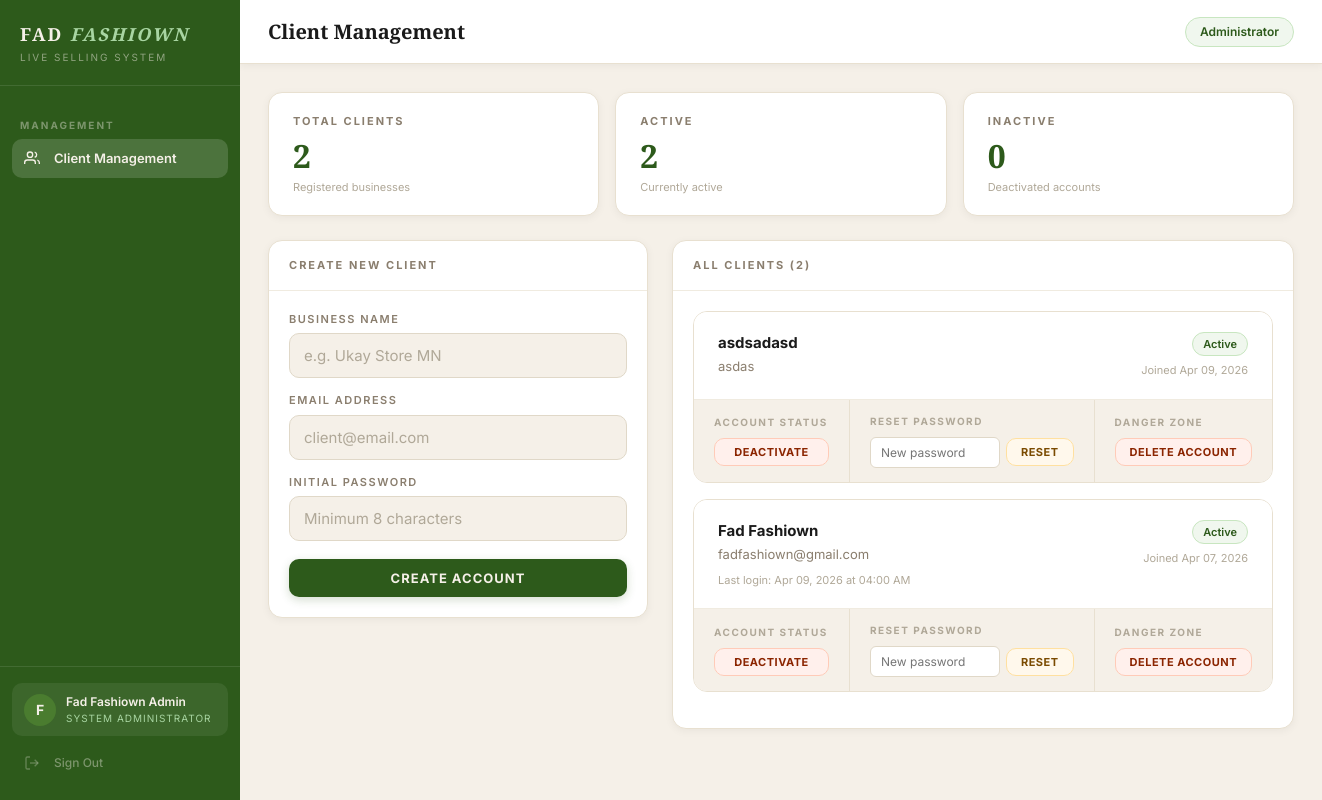
The app's page /admin (signed in), older data.
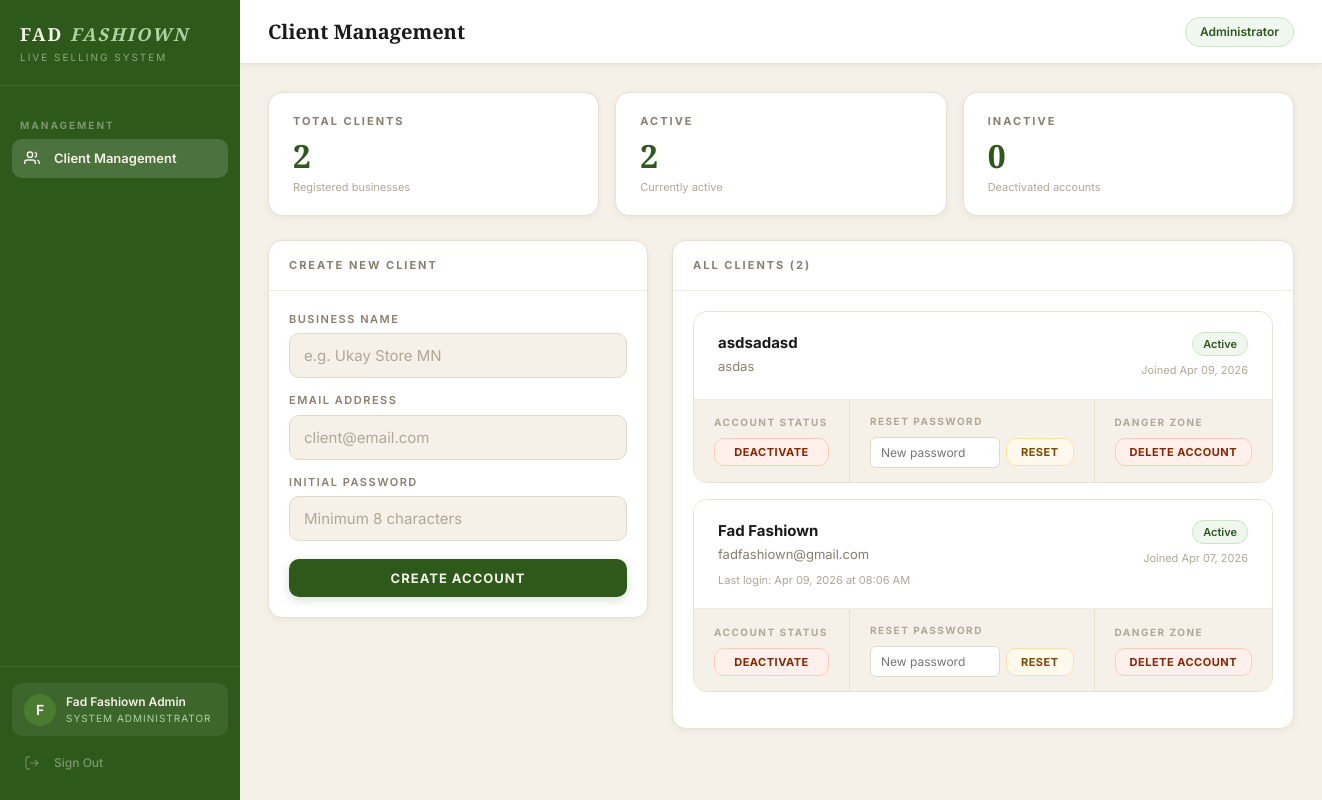
The same page, newer data.
### auth/models.py (models this page shows, shortened)
class Client(UserMixin, db.Model):
    __tablename__ = 'clients'
    id = db.Column(db.Integer, primary_key=True)
    business_name = db.Column(db.String(100), nullable=False)
    email = db.Column(db.String(120), unique=True, nullable=False)
    password_hash = db.Column(db.String(255), nullable=False)
    plan = db.Column(db.String(20), default='active')
    is_active = db.Column(db.Boolean, default=True)
    is_admin = db.Column(db.Boolean, default=False)
    created_at = db.Column(db.DateTime, default=datetime.utcnow)
    last_login = db.Column(db.DateTime, nullable=True)
    orders = db.relationship('Order', backref='client', lazy=True)
    token = db.Column(db.String(64), unique=True, nullable=True)
    detection_mode = db.Column(db.String(20), default='keywords')
    custom_keywords = db.Column(db.Text, default='mine')
    highlight_numbers = db.Column(db.Boolean, default=False)

### auth/routes.py (the view)
@auth.route('/admin')
@admin_required
def admin_panel():
    clients = Client.query.filter_by(is_admin=False).order_by(
        Client.created_at.desc()
    ).all()
    return render_template('admin.html', clients=clients)

### auth/routes.py (called while the page is built)
def admin_required(f):
    @wraps(f)
    def decorated_function(*args, **kwargs):
        if not current_user.is_authenticated:
            return redirect(url_for('auth.login'))
        if not current_user.is_admin:
            abort(403)
        return f(*args, **kwargs)
    return decorated_function

### templates/admin.html (shortened to what this page needs)
{% extends "base.html" %}
{% block page_title %}Client Management{% endblock %}
{% block topbar_right %}
<span class="status-pill connected">Administrator</span>
{% endblock %}
{% block content %}
<div class="stats-grid" style="margin-bottom:24px">
    <div class="stat-card">
        <div class="stat-label">Total Clients</div>
        <div class="stat-number">{{ clients|length }}</div>
        <div class="stat-sub">Registered businesses</div>
    </div>
    <div class="stat-card">
        <div class="stat-label">Active</div>
        <div class="stat-number">
            {{ clients|selectattr('is_active')|list|length }}
        </div>
        <div class="stat-sub">Currently active</div>
    </div>
    <div class="stat-card">
        <div class="stat-label">Inactive</div>
        <div class="stat-number">
            {{ clients|rejectattr('is_active')|list|length }}
        </div>
        <div class="stat-sub">Deactivated accounts</div>
    </div>
</div>
<div class="admin-grid">
    <div>
        <div class="card">
            <div class="card-header">
                <span class="card-title">Create New Client</span>
            </div>
            <div class="card-body">
                <form method="POST" action="/admin/create-client" id="create-client-form">
                    <div class="form-group">
                        <label class="form-label">Business Name</label>
                        <input type="text" name="business_name"
                               class="form-input"
                               placeholder="e.g. Ukay Store MN" required />
                    </div>
                    <div class="form-group">
                        <label class="form-label">Email Address</label>
                        <input type="email" name="email"
                               class="form-input"
                               placeholder="client@email.com" required />
                    </div>
                    <div class="form-group">
                        <label class="form-label">Initial Password</label>
                        <input type="text" name="password"
                               class="form-input"
                               placeholder="Minimum 8 characters"
                               required minlength="6" />
                    </div>
                    <button type="button"
                            onclick="handleCreateAccount()"
                            class="btn btn-primary"
                            style="width:100%;margin-top:4px">
                        Create Account
                    </button>
                </form>
            </div>
        </div>
    </div>
    <div>
        <div class="card">
            <div class="card-header">
                <span class="card-title">All Clients ({{ clients|length }})</span>
            </div>
            <div class="card-body">
                {% if clients %}
                    {% for client in clients %}
                        <div class="client-card {{ '' if client.is_active else 'inactive' }}">
                            <div class="client-card-header">
                                <div class="client-card-info">
                                    <div class="client-card-name">{{ client.business_name }}</div>
                                    <div class="client-card-email">{{ client.email }}</div>
                                    {% if client.last_login %}
                                    <div class="client-card-last-login">
                                        Last login: {{ client.last_login.strftime('%b %d, %Y at %I:%M %p') }}
                                    </div>
                                    {% endif %}
                                </div>
                                <div class="client-card-status">
                                    <span class="badge {{ 'badge-active' if client.is_active else 'badge-inactive' }}">
                                        {{ 'Active' if client.is_active else 'Inactive' }}
                                    </span>
                                    <div class="client-card-joined">
                                        Joined {{ client.created_at.strftime('%b %d, %Y') }}
                                    </div>
                                </div>
                            </div>
                            <div class="client-card-actions">
                                <div class="action-group">
                                    <div class="action-group-label">Account Status</div>
                                    <button
                                        data-client-id="{{ client.id }}"
                                        data-client-name="{{ client.business_name }}"
                                        data-is-active="{{ '1' if client.is_active else '0' }}"
                                        onclick="handleToggleClient(this)"
                                        class="btn {{ 'btn-danger' if client.is_active else 'btn-success' }} btn-sm">
                                        {{ 'Deactivate' if client.is_active else 'Activate' }}
                                    </button>
                                </div>
                                <div class="action-group">
                                    <div class="action-group-label">Reset Password</div>
                                    <div class="reset-form">
                                        <input type="text"
                                            id="reset-input-{{ client.id }}"
                                            class="reset-input"
                                            placeholder="New password" />
                                        <button onclick="handleResetPassword('{{ client.id }}', '{{ client.business_name }}')"
                                                class="btn btn-warning btn-sm">
                                            Reset
                                        </button>
                                    </div>
                                </div>
                                <div class="action-group">
                                    <div class="action-group-label">Danger Zone</div>
                                    <button onclick="Modal.confirm({
                                        title: 'Delete Client Account',
                                        message: 'You are about to permanently delete the account for:',
                                        detail: '{{ client.business_name }}',
                                        warning: 'This action cannot be undone. All data associated with this account will be permanently removed.',
                                        confirmText: 'Delete Account',
                                        confirmClass: 'btn-danger',
                                        onConfirm: function() {
                                            document.getElementById('delete-form-{{ client.id }}').submit();
                                        }
                                    })"
                                    class="btn btn-danger btn-sm">
                                        Delete Account
                                    </button>
                                </div>
                            </div>
                        </div>
                        {% endfor %}
                {% else %}
                    <div class="empty-state">
                        No clients yet. Create your first client above.
                    </div>
                {% endif %}
            </div>
        </div>
    </div>
</div>
{% endblock %}

### templates/base.html (shortened to what this page needs)
<!DOCTYPE html>
<html lang="en">
<head>
    <link rel="stylesheet" href="/static/style.css">
</head>
<body>
<div class="app-layout">
    <aside class="sidebar" id="sidebar">
        <div class="sidebar-brand">
            <div class="brand-name">FAD <em>FASHIOWN</em></div>
            <div class="brand-sub">Live Selling System</div>
        </div>
        <nav class="sidebar-nav">
            {% if current_user.is_admin %}
            <div class="nav-section-label">Management</div>
            <a href="/admin"
               class="nav-item {% if request.endpoint == 'auth.admin_panel' %}active{% endif %}">
                <span class="nav-icon">
                    <svg width="16" height="16" fill="none" stroke="currentColor" stroke-width="2" viewBox="0 0 24 24">
                        <path d="M17 21v-2a4 4 0 0 0-4-4H5a4 4 0 0 0-4 4v2"/>
                        <circle cx="9" cy="7" r="4"/>
                        <path d="M23 21v-2a4 4 0 0 0-3-3.87"/>
                        <path d="M16 3.13a4 4 0 0 1 0 7.75"/>
                    </svg>
                </span>
                Client Management
            </a>
            {% endif %}
        </nav>
        <div class="sidebar-footer">
            <div class="client-info">
                <div class="client-avatar">
                    {{ current_user.business_name[0].upper() }}
                </div>
                <div class="client-details">
                    <div class="client-name">{{ current_user.business_name }}</div>
                    <div class="client-plan">
                        {% if current_user.is_admin %}System Administrator{% else %}Live Selling{% endif %}
                    </div>
                </div>
            </div>
            <a href="/logout" class="nav-item nav-signout">
                <span class="nav-icon">
                    <svg width="16" height="16" fill="none" stroke="currentColor" stroke-width="2" viewBox="0 0 24 24">
                        <path d="M9 21H5a2 2 0 0 1-2-2V5a2 2 0 0 1 2-2h4"/>
                        <polyline points="16 17 21 12 16 7"/>
                        <line x1="21" y1="12" x2="9" y2="12"/>
                    </svg>
                </span>
                Sign Out
            </a>
        </div>
    </aside>
    <main class="main-content">
        <div class="topbar">
            <div style="display:flex;align-items:center;gap:14px">
                <div class="topbar-title">{% block page_title %}{% endblock %}</div>
            </div>
            <div class="topbar-right">
                {% block topbar_right %}{% endblock %}
            </div>
        </div>
        <div class="page-content">
            {% block content %}{% endblock %}
        </div>
    </main>
</div>
</body>
</html>

Row changes from the older to the newer data that the page shows:
changed Client "Fad Fashiown": last_login "Apr 09, 2026 at 04:00 AM" → "Apr 09, 2026 at 08:06 AM"
